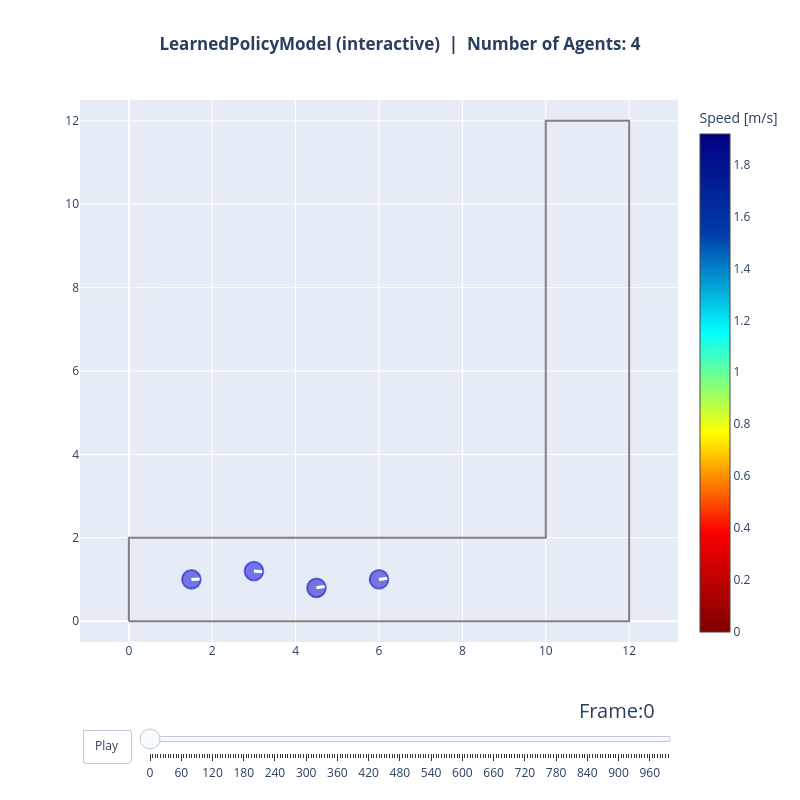

Here is the notebook cell this chart was saved with:
### Code cell
# Replay: the interactive LearnedPolicyModel at trained dynamics. Note the
# diverging agent entering the wall-facing absorbing state in the corridor.
data, area = read_sqlite_file(interactive_file)
animate(data, area, every_nth_frame=5, radius=0.225, title_note="LearnedPolicyModel (interactive)")

### Figure 1 — Plotly figure (JSON) as saved in the notebook; plotly's stock layout.template omitted (floating-point values rounded to 4 significant figures)
{"data": [{"hoverinfo": "name", "line": {"color": "grey"}, "mode": "lines", "name": "Exterior", "showlegend": false, "type": "scatter", "x": [0.0, 0.0, 10.0, 10.0, 12.0, 12.0, 0.0], "y": [0.0, 2.0, 2.0, 12.0, 12.0, 0.0, 0.0]}, {"hoverinfo": "none", "marker": {"cmax": 1.917, "cmin": 0, "color": [1.788, 1.765, 1.817, 1.8], "colorbar": {"title": {"text": "Speed [m/s]"}}, "colorscale": [[0.0, "rgb(128,0,0)"], [0.2, "rgb(250,0,0)"], [0.4, "rgb(255,255,0)"], [0.6, "rgb(5,255,255)"], [0.8, "rgb(0,60,170)"], [1.0, "rgb(0,0,131)"]], "size": [0.45, 0.45, 0.45, 0.45]}, "mode": "markers", "showlegend": false, "text": [1.788, 1.765, 1.817, 1.8], "type": "scatter", "x": [1.5, 3.0, 4.5, 6.0], "y": [1.0, 1.2, 0.8, 1.0]}, {"hoverinfo": "text", "marker": {"opacity": 1, "size": 1}, "mode": "markers", "showlegend": false, "text": ["ID: 17, Pos(1.50,1.00)"], "type": "scatter", "x": [1.5], "y": [1.0]}, {"hoverinfo": "text", "marker": {"opacity": 1, "size": 1}, "mode": "markers", "showlegend": false, "text": ["ID: 18, Pos(3.00,1.20)"], "type": "scatter", "x": [3.0], "y": [1.2]}, {"hoverinfo": "text", "marker": {"opacity": 1, "size": 1}, "mode": "markers", "showlegend": false, "text": ["ID: 19, Pos(4.50,0.80)"], "type": "scatter", "x": [4.5], "y": [0.8]}, {"hoverinfo": "text", "marker": {"opacity": 1, "size": 1}, "mode": "markers", "showlegend": false, "text": ["ID: 20, Pos(6.00,1.00)"], "type": "scatter", "x": [6.0], "y": [1.0]}], "layout": {"autosize": false, "height": 800, "shapes": [{"fillcolor": "rgba(0, 0, 205, 0.5)", "line": {"color": "rgba(0, 0, 205, 0.5)"}, "type": "circle", "x0": 1.275, "x1": 1.725, "xref": "x", "y0": 0.775, "y1": 1.225, "yref": "y"}, {"fillcolor": "rgba(0, 0, 218, 0.5)", "line": {"color": "rgba(0, 0, 218, 0.5)"}, "type": "circle", "x0": 2.775, "x1": 3.225, "xref": "x", "y0": 0.975, "y1": 1.425, "yref": "y"}, {"fillcolor": "rgba(0, 0, 187, 0.5)", "line": {"color": "rgba(0, 0, 187, 0.5)"}, "type": "circle", "x0": 4.275, "x1": 4.725, "xref": "x", "y0": 0.575, "y1": 1.025, "yref": "y"}, {"fillcolor": "rgba(0, 0, 196, 0.5)", "line": {"color": "rgba(0, 0, 196, 0.5)"}, "type": "circle", "x0": 5.775, "x1": 6.225, "xref": "x", "y0": 0.775, "y1": 1.225, "yref": "y"}, {"line": {"color": "white", "width": 3}, "type": "line", "x0": 1.5, "x1": 1.7, "y0": 1.0, "y1": 1.011}, {"line": {"color": "white", "width": 3}, "type": "line", "x0": 3.0, "x1": 3.199, "y0": 1.2, "y1": 1.185}, {"line": {"color": "white", "width": 3}, "type": "line", "x0": 4.5, "x1": 4.697, "y0": 0.8, "y1": 0.832}, {"line": {"color": "white", "width": 3}, "type": "line", "x0": 6.0, "x1": 6.198, "y0": 1.0, "y1": 1.031}], "sliders": [{"active": 0, "currentvalue": {"font": {"size": 20}, "prefix": "Frame:", "visible": true, "xanchor": "right"}, "len": 0.9, "pad": {"b": 10, "t": 50}, "steps": [{"args": [["0"], {"frame": {"duration": 100, "redraw": true}, "mode": "immediate", "transition": {"duration": 500}}], "label": "0", "method": "animate"}, {"args": [["5"], {"frame": {"duration": 100, "redraw": true}, "mode": "immediate", "transition": {"duration": 500}}], "label": "5", "method": "animate"}, {"args": [["10"], {"frame": {"duration": 100, "redraw": true}, "mode": "immediate", "transition": {"duration": 500}}], "label": "10", "method": "animate"}, {"args": [["15"], {"frame": {"duration": 100, "redraw": true}, "mode": "immediate", "transition": {"duration": 500}}], "label": "15", "method": "animate"}, {"args": [["20"], {"frame": {"duration": 100, "redraw": true}, "mode": "immediate", "transition": {"duration": 500}}], "label": "20", "method": "animate"}, {"args": [["25"], {"frame": {"duration": 100, "redraw": true}, "mode": "immediate", "transition": {"duration": 500}}], "label": "25", "method": "animate"}, {"args": [["30"], {"frame": {"duration": 100, "redraw": true}, "mode": "immediate", "transition": {"duration": 500}}], "label": "30", "method": "animate"}, {"args": [["35"], {"frame": {"duration": 100, "redraw": true}, "mode": "immediate", "transition": {"duration": 500}}], "label": "35", "method": "animate"}, {"args": [["40"], {"frame": {"duration": 100, "redraw": true}, "mode": "immediate", "transition": {"duration": 500}}], "label": "40", "method": "animate"}, {"args": [["45"], {"frame": {"duration": 100, "redraw": true}, "mode": "immediate", "transition": {"duration": 500}}], "label": "45", "method": "animate"}, {"args": [["50"], {"frame": {"duration": 100, "redraw": true}, "mode": "immediate", "transition": {"duration": 500}}], "label": "50", "method": "animate"}, {"args": [["55"], {"frame": {"duration": 100, "redraw": true}, "mode": "immediate", "transition": {"duration": 500}}], "label": "55", "method": "animate"}, {"args": [["60"], {"frame": {"duration": 100, "redraw": true}, "mode": "immediate", "transition": {"duration": 500}}], "label": "60", "method": "animate"}, {"args": [["65"], {"frame": {"duration": 100, "redraw": true}, "mode": "immediate", "transition": {"duration": 500}}], "label": "65", "method": "animate"}, {"args": [["70"], {"frame": {"duration": 100, "redraw": true}, "mode": "immediate", "transition": {"duration": 500}}], "label": "70", "method": "animate"}, {"args": [["75"], {"frame": {"duration": 100, "redraw": true}, "mode": "immediate", "transition": {"duration": 500}}], "label": "75", "method": "animate"}, {"args": [["80"], {"frame": {"duration": 100, "redraw": true}, "mode": "immediate", "transition": {"duration": 500}}], "label": "80", "method": "animate"}, {"args": [["85"], {"frame": {"duration": 100, "redraw": true}, "mode": "immediate", "transition": {"duration": 500}}], "label": "85", "method": "animate"}, {"args": [["90"], {"frame": {"duration": 100, "redraw": true}, "mode": "immediate", "transition": {"duration": 500}}], "label": "90", "method": "animate"}, {"args": [["95"], {"frame": {"duration": 100, "redraw": true}, "mode": "immediate", "transition": {"duration": 500}}], "label": "95", "method": "animate"}, {"args": [["100"], {"frame": {"duration": 100, "redraw": true}, "mode": "immediate", "transition": {"duration": 500}}], "label": "100", "method": "animate"}, {"args": [["105"], {"frame": {"duration": 100, "redraw": true}, "mode": "immediate", "transition": {"duration": 500}}], "label": "105", "method": "animate"}, {"args": [["110"], {"frame": {"duration": 100, "redraw": true}, "mode": "immediate", "transition": {"duration": 500}}], "label": "110", "method": "animate"}, {"args": [["115"], {"frame": {"duration": 100, "redraw": true}, "mode": "immediate", "transition": {"duration": 500}}], "label": "115", "method": "animate"}, {"args": [["120"], {"frame": {"duration": 100, "redraw": true}, "mode": "immediate", "transition": {"duration": 500}}], "label": "120", "method": "animate"}, {"args": [["125"], {"frame": {"duration": 100, "redraw": true}, "mode": "immediate", "transition": {"duration": 500}}], "label": "125", "method": "animate"}, {"args": [["130"], {"frame": {"duration": 100, "redraw": true}, "mode": "immediate", "transition": {"duration": 500}}], "label": "130", "method": "animate"}, {"args": [["135"], {"frame": {"duration": 100, "redraw": true}, "mode": "immediate", "transition": {"duration": 500}}], "label": "135", "method": "animate"}, {"args": [["140"], {"frame": {"duration": 100, "redraw": true}, "mode": "immediate", "transition": {"duration": 500}}], "label": "140", "method": "animate"}, {"args": [["145"], {"frame": {"duration": 100, "redraw": true}, "mode": "immediate", "transition": {"duration": 500}}], "label": "145", "method": "animate"}, {"args": [["150"], {"frame": {"duration": 100, "redraw": true}, "mode": "immediate", "transition": {"duration": 500}}], "label": "150", "method": "animate"}, {"args": [["155"], {"frame": {"duration": 100, "redraw": true}, "mode": "immediate", "transition": {"duration": 500}}], "label": "155", "method": "animate"}, {"args": [["160"], {"frame": {"duration": 100, "redraw": true}, "mode": "immediate", "transition": {"duration": 500}}], "label": "160", "method": "animate"}, {"args": [["165"], {"frame": {"duration": 100, "redraw": true}, "mode": "immediate", "transition": {"duration": 500}}], "label": "165", "method": "animate"}, {"args": [["170"], {"frame": {"duration": 100, "redraw": true}, "mode": "immediate", "transition": {"duration": 500}}], "label": "170", "method": "animate"}, {"args": [["175"], {"frame": {"duration": 100, "redraw": true}, "mode": "immediate", "transition": {"duration": 500}}], "label": "175", "method": "animate"}, {"args": [["180"], {"frame": {"duration": 100, "redraw": true}, "mode": "immediate", "transition": {"duration": 500}}], "label": "180", "method": "animate"}, {"args": [["185"], {"frame": {"duration": 100, "redraw": true}, "mode": "immediate", "transition": {"duration": 500}}], "label": "185", "method": "animate"}, {"args": [["190"], {"frame": {"duration": 100, "redraw": true}, "mode": "immediate", "transition": {"duration": 500}}], "label": "190", "method": "animate"}, {"args": [["195"], {"frame": {"duration": 100, "redraw": true}, "mode": "immediate", "transition": {"duration": 500}}], "label": "195", "method": "animate"}, {"args": [["200"], {"frame": {"duration": 100, "redraw": true}, "mode": "immediate", "transition": {"duration": 500}}], "label": "200", "method": "animate"}, {"args": [["205"], {"frame": {"duration": 100, "redraw": true}, "mode": "immediate", "transition": {"duration": 500}}], "label": "205", "method": "animate"}, {"args": [["210"], {"frame": {"duration": 100, "redraw": true}, "mode": "immediate", "transition": {"duration": 500}}], "label": "210", "method": "animate"}, {"args": [["215"], {"frame": {"duration": 100, "redraw": true}, "mode": "immediate", "transition": {"duration": 500}}], "label": "215", "method": "animate"}, {"args": [["220"], {"frame": {"duration": 100, "redraw": true}, "mode": "immediate", "transition": {"duration": 500}}], "label": "220", "method": "animate"}, {"args": [["225"], {"frame": {"duration": 100, "redraw": true}, "mode": "immediate", "transition": {"duration": 500}}], "label": "225", "method": "animate"}, {"args": [["230"], {"frame": {"duration": 100, "redraw": true}, "mode": "immediate", "transition": {"duration": 500}}], "label": "230", "method": "animate"}, {"args": [["235"], {"frame": {"duration": 100, "redraw": true}, "mode": "immediate", "transition": {"duration": 500}}], "label": "235", "method": "animate"}, {"args": [["240"], {"frame": {"duration": 100, "redraw": true}, "mode": "immediate", "transition": {"duration": 500}}], "label": "240", "method": "animate"}, {"args": [["245"], {"frame": {"duration": 100, "redraw": true}, "mode": "immediate", "transition": {"duration": 500}}], "label": "245", "method": "animate"}, {"args": [["250"], {"frame": {"duration": 100, "redraw": true}, "mode": "immediate", "transition": {"duration": 500}}], "label": "250", "method": "animate"}, {"args": [["255"], {"frame": {"duration": 100, "redraw": true}, "mode": "immediate", "transition": {"duration": 500}}], "label": "255", "method": "animate"}, {"args": [["260"], {"frame": {"duration": 100, "redraw": true}, "mode": "immediate", "transition": {"duration": 500}}], "label": "260", "method": "animate"}, {"args": [["265"], {"frame": {"duration": 100, "redraw": true}, "mode": "immediate", "transition": {"duration": 500}}], "label": "265", "method": "animate"}, {"args": [["270"], {"frame": {"duration": 100, "redraw": true}, "mode": "immediate", "transition": {"duration": 500}}], "label": "270", "method": "animate"}, {"args": [["275"], {"frame": {"duration": 100, "redraw": true}, "mode": "immediate", "transition": {"duration": 500}}], "label": "275", "method": "animate"}, {"args": [["280"], {"frame": {"duration": 100, "redraw": true}, "mode": "immediate", "transition": {"duration": 500}}], "label": "280", "method": "animate"}, {"args": [["285"], {"frame": {"duration": 100, "redraw": true}, "mode": "immediate", "transition": {"duration": 500}}], "label": "285", "method": "animate"}, {"args": [["290"], {"frame": {"duration": 100, "redraw": true}, "mode": "immediate", "transition": {"duration": 500}}], "label": "290", "method": "animate"}, {"args": [["295"], {"frame": {"duration": 100, "redraw": true}, "mode": "immediate", "transition": {"duration": 500}}], "label": "295", "method": "animate"}, {"args": [["300"], {"frame": {"duration": 100, "redraw": true}, "mode": "immediate", "transition": {"duration": 500}}], "label": "300", "method": "animate"}, {"args": [["305"], {"frame": {"duration": 100, "redraw": true}, "mode": "immediate", "transition": {"duration": 500}}], "label": "305", "method": "animate"}, {"args": [["310"], {"frame": {"duration": 100, "redraw": true}, "mode": "immediate", "transition": {"duration": 500}}], "label": "310", "method": "animate"}, {"args": [["315"], {"frame": {"duration": 100, "redraw": true}, "mode": "immediate", "transition": {"duration": 500}}], "label": "315", "method": "animate"}, {"args": [["320"], {"frame": {"duration": 100, "redraw": true}, "mode": "immediate", "transition": {"duration": 500}}], "label": "320", "method": "animate"}, {"args": [["325"], {"frame": {"duration": 100, "redraw": true}, "mode": "immediate", "transition": {"duration": 500}}], "label": "325", "method": "animate"}, {"args": [["330"], {"frame": {"duration": 100, "redraw": true}, "mode": "immediate", "transition": {"duration": 500}}], "label": "330", "method": "animate"}, {"args": [["335"], {"frame": {"duration": 100, "redraw": true}, "mode": "immediate", "transition": {"duration": 500}}], "label": "335", "method": "animate"}, {"args": [["340"], {"frame": {"duration": 100, "redraw": true}, "mode": "immediate", "transition": {"duration": 500}}], "label": "340", "method": "animate"}, {"args": [["345"], {"frame": {"duration": 100, "redraw": true}, "mode": "immediate", "transition": {"duration": 500}}], "label": "345", "method": "animate"}, {"args": [["350"], {"frame": {"duration": 100, "redraw": true}, "mode": "immediate", "transition": {"duration": 500}}], "label": "350", "method": "animate"}, {"args": [["355"], {"frame": {"duration": 100, "redraw": true}, "mode": "immediate", "transition": {"duration": 500}}], "label": "355", "method": "animate"}, {"args": [["360"], {"frame": {"duration": 100, "redraw": true}, "mode": "immediate", "transition": {"duration": 500}}], "label": "360", "method": "animate"}, {"args": [["365"], {"frame": {"duration": 100, "redraw": true}, "mode": "immediate", "transition": {"duration": 500}}], "label": "365", "method": "animate"}, {"args": [["370"], {"frame": {"duration": 100, "redraw": true}, "mode": "immediate", "transition": {"duration": 500}}], "label": "370", "method": "animate"}, {"args": [["375"], {"frame": {"duration": 100, "redraw": true}, "mode": "immediate", "transition": {"duration": 500}}], "label": "375", "method": "animate"}, {"args": [["380"], {"frame": {"duration": 100, "redraw": true}, "mode": "immediate", "transition": {"duration": 500}}], "label": "380", "method": "animate"}, {"args": [["385"], {"frame": {"duration": 100, "redraw": true}, "mode": "immediate", "transition": {"duration": 500}}], "label": "385", "method": "animate"}, {"args": [["390"], {"frame": {"duration": 100, "redraw": true}, "mode": "immediate", "transition": {"duration": 500}}], "label": "390", "method": "animate"}, {"args": [["395"], {"frame": {"duration": 100, "redraw": true}, "mode": "immediate", "transition": {"duration": 500}}], "label": "395", "method": "animate"}, {"args": [["400"], {"frame": {"duration": 100, "redraw": true}, "mode": "immediate", "transition": {"duration": 500}}], "label": "400", "method": "animate"}, {"args": [["405"], {"frame": {"duration": 100, "redraw": true}, "mode": "immediate", "transition": {"duration": 500}}], "label": "405", "method": "animate"}, {"args": [["410"], {"frame": {"duration": 100, "redraw": true}, "mode": "immediate", "transition": {"duration": 500}}], "label": "410", "method": "animate"}, {"args": [["415"], {"frame": {"duration": 100, "redraw": true}, "mode": "immediate", "transition": {"duration": 500}}], "label": "415", "method": "animate"}, {"args": [["420"], {"frame": {"duration": 100, "redraw": true}, "mode": "immediate", "transition": {"duration": 500}}], "label": "420", "method": "animate"}, {"args": [["425"], {"frame": {"duration": 100, "redraw": true}, "mode": "immediate", "transition": {"duration": 500}}], "label": "425", "method": "animate"}, {"args": [["430"], {"frame": {"duration": 100, "redraw": true}, "mode": "immediate", "transition": {"duration": 500}}], "label": "430", "method": "animate"}, {"args": [["435"], {"frame": {"duration": 100, "redraw": true}, "mode": "immediate", "transition": {"duration": 500}}], "label": "435", "method": "animate"}, {"args": [["440"], {"frame": {"duration": 100, "redraw": true}, "mode": "immediate", "transition": {"duration": 500}}], "label": "440", "method": "animate"}, {"args": [["445"], {"frame": {"duration": 100, "redraw": true}, "mode": "immediate", "transition": {"duration": 500}}], "label": "445", "method": "animate"}, {"args": [["450"], {"frame": {"duration": 100, "redraw": true}, "mode": "immediate", "transition": {"duration": 500}}], "label": "450", "method": "animate"}, {"args": [["455"], {"frame": {"duration": 100, "redraw": true}, "mode": "immediate", "transition": {"duration": 500}}], "label": "455", "method": "animate"}, {"args": [["460"], {"frame": {"duration": 100, "redraw": true}, "mode": "immediate", "transition": {"duration": 500}}], "label": "460", "method": "animate"}, {"args": [["465"], {"frame": {"duration": 100, "redraw": true}, "mode": "immediate", "transition": {"duration": 500}}], "label": "465", "method": "animate"}, {"args": [["470"], {"frame": {"duration": 100, "redraw": true}, "mode": "immediate", "transition": {"duration": 500}}], "label": "470", "method": "animate"}, {"args": [["475"], {"frame": {"duration": 100, "redraw": true}, "mode": "immediate", "transition": {"duration": 500}}], "label": "475", "method": "animate"}, {"args": [["480"], {"frame": {"duration": 100, "redraw": true}, "mode": "immediate", "transition": {"duration": 500}}], "label": "480", "method": "animate"}, {"args": [["485"], {"frame": {"duration": 100, "redraw": true}, "mode": "immediate", "transition": {"duration": 500}}], "label": "485", "method": "animate"}, {"args": [["490"], {"frame": {"duration": 100, "redraw": true}, "mode": "immediate", "transition": {"duration": 500}}], "label": "490", "method": "animate"}, {"args": [["495"], {"frame": {"duration": 100, "redraw": true}, "mode": "immediate", "transition": {"duration": 500}}], "label": "495", "method": "animate"}, {"args": [["500"], {"frame": {"duration": 100, "redraw": true}, "mode": "immediate", "transition": {"duration": 500}}], "label": "500", "method": "animate"}, {"args": [["505"], {"frame": {"duration": 100, "redraw": true}, "mode": "immediate", "transition": {"duration": 500}}], "label": "505", "method": "animate"}, {"args": [["510"], {"frame": {"duration": 100, "redraw": true}, "mode": "immediate", "transition": {"duration": 500}}], "label": "510", "method": "animate"}, {"args": [["515"], {"frame": {"duration": 100, "redraw": true}, "mode": "immediate", "transition": {"duration": 500}}], "label": "515", "method": "animate"}, {"args": [["520"], {"frame": {"duration": 100, "redraw": true}, "mode": "immediate", "transition": {"duration": 500}}], "label": "520", "method": "animate"}, {"args": [["525"], {"frame": {"duration": 100, "redraw": true}, "mode": "immediate", "transition": {"duration": 500}}], "label": "525", "method": "animate"}, {"args": [["530"], {"frame": {"duration": 100, "redraw": true}, "mode": "immediate", "transition": {"duration": 500}}], "label": "530", "method": "animate"}, {"args": [["535"], {"frame": {"duration": 100, "redraw": true}, "mode": "immediate", "transition": {"duration": 500}}], "label": "535", "method": "animate"}, {"args": [["540"], {"frame": {"duration": 100, "redraw": true}, "mode": "immediate", "transition": {"duration": 500}}], "label": "540", "method": "animate"}, {"args": [["545"], {"frame": {"duration": 100, "redraw": true}, "mode": "immediate", "transition": {"duration": 500}}], "label": "545", "method": "animate"}, {"args": [["550"], {"frame": {"duration": 100, "redraw": true}, "mode": "immediate", "transition": {"duration": 500}}], "label": "550", "method": "animate"}, {"args": [["555"], {"frame": {"duration": 100, "redraw": true}, "mode": "immediate", "transition": {"duration": 500}}], "label": "555", "method": "animate"}, {"args": [["560"], {"frame": {"duration": 100, "redraw": true}, "mode": "immediate", "transition": {"duration": 500}}], "label": "560", "method": "animate"}, {"args": [["565"], {"frame": {"duration": 100, "redraw": true}, "mode": "immediate", "transition": {"duration": 500}}], "label": "565", "method": "animate"}, {"args": [["570"], {"frame": {"duration": 100, "redraw": true}, "mode": "immediate", "transition": {"duration": 500}}], "label": "570", "method": "animate"}, {"args": [["575"], {"frame": {"duration": 100, "redraw": true}, "mode": "immediate", "transition": {"duration": 500}}], "label": "575", "method": "animate"}, {"args": [["580"], {"frame": {"duration": 100, "redraw": true}, "mode": "immediate", "transition": {"duration": 500}}], "label": "580", "method": "animate"}, {"args": [["585"], {"frame": {"duration": 100, "redraw": true}, "mode": "immediate", "transition": {"duration": 500}}], "label": "585", "method": "animate"}, {"args": [["590"], {"frame": {"duration": 100, "redraw": true}, "mode": "immediate", "transition": {"duration": 500}}], "label": "590", "method": "animate"}, {"args": [["595"], {"frame": {"duration": 100, "redraw": true}, "mode": "immediate", "transition": {"duration": 500}}], "label": "595", "method": "animate"}, {"args": [["600"], {"frame": {"duration": 100, "redraw": true}, "mode": "immediate", "transition": {"duration": 500}}], "label": "600", "method": "animate"}, {"args": [["605"], {"frame": {"duration": 100, "redraw": true}, "mode": "immediate", "transition": {"duration": 500}}], "label": "605", "method": "animate"}, {"args": [["610"], {"frame": {"duration": 100, "redraw": true}, "mode": "immediate", "transition": {"duration": 500}}], "label": "610", "method": "animate"}, {"args": [["615"], {"frame": {"duration": 100, "redraw": true}, "mode": "immediate", "transition": {"duration": 500}}], "label": "615", "method": "animate"}, {"args": [["620"], {"frame": {"duration": 100, "redraw": true}, "mode": "immediate", "transition": {"duration": 500}}], "label": "620", "method": "animate"}, {"args": [["625"], {"frame": {"duration": 100, "redraw": true}, "mode": "immediate", "transition": {"duration": 500}}], "label": "625", "method": "animate"}, {"args": [["630"], {"frame": {"duration": 100, "redraw": true}, "mode": "immediate", "transition": {"duration": 500}}], "label": "630", "method": "animate"}, {"args": [["635"], {"frame": {"duration": 100, "redraw": true}, "mode": "immediate", "transition": {"duration": 500}}], "label": "635", "method": "animate"}, {"args": [["640"], {"frame": {"duration": 100, "redraw": true}, "mode": "immediate", "transition": {"duration": 500}}], "label": "640", "method": "animate"}, {"args": [["645"], {"frame": {"duration": 100, "redraw": true}, "mode": "immediate", "transition": {"duration": 500}}], "label": "645", "method": "animate"}, {"args": [["650"], {"frame": {"duration": 100, "redraw": true}, "mode": "immediate", "transition": {"duration": 500}}], "label": "650", "method": "animate"}, {"args": [["655"], {"frame": {"duration": 100, "redraw": true}, "mode": "immediate", "transition": {"duration": 500}}], "label": "655", "method": "animate"}, {"args": [["660"], {"frame": {"duration": 100, "redraw": true}, "mode": "immediate", "transition": {"duration": 500}}], "label": "660", "method": "animate"}, {"args": [["665"], {"frame": {"duration": 100, "redraw": true}, "mode": "immediate", "transition": {"duration": 500}}], "label": "665", "method": "animate"}, {"args": [["670"], {"frame": {"duration": 100, "redraw": true}, "mode": "immediate", "transition": {"duration": 500}}], "label": "670", "method": "animate"}, {"args": [["675"], {"frame": {"duration": 100, "redraw": true}, "mode": "immediate", "transition": {"duration": 500}}], "label": "675", "method": "animate"}, {"args": [["680"], {"frame": {"duration": 100, "redraw": true}, "mode": "immediate", "transition": {"duration": 500}}], "label": "680", "method": "animate"}, {"args": [["685"], {"frame": {"duration": 100, "redraw": true}, "mode": "immediate", "transition": {"duration": 500}}], "label": "685", "method": "animate"}, {"args": [["690"], {"frame": {"duration": 100, "redraw": true}, "mode": "immediate", "transition": {"duration": 500}}], "label": "690", "method": "animate"}, {"args": [["695"], {"frame": {"duration": 100, "redraw": true}, "mode": "immediate", "transition": {"duration": 500}}], "label": "695", "method": "animate"}, {"args": [["700"], {"frame": {"duration": 100, "redraw": true}, "mode": "immediate", "transition": {"duration": 500}}], "label": "700", "method": "animate"}, {"args": [["705"], {"frame": {"duration": 100, "redraw": true}, "mode": "immediate", "transition": {"duration": 500}}], "label": "705", "method": "animate"}, {"args": [["710"], {"frame": {"duration": 100, "redraw": true}, "mode": "immediate", "transition": {"duration": 500}}], "label": "710", "method": "animate"}, {"args": [["715"], {"frame": {"duration": 100, "redraw": true}, "mode": "immediate", "transition": {"duration": 500}}], "label": "715", "method": "animate"}, {"args": [["720"], {"frame": {"duration": 100, "redraw": true}, "mode": "immediate", "transition": {"duration": 500}}], "label": "720", "method": "animate"}, {"args": [["725"], {"frame": {"duration": 100, "redraw": true}, "mode": "immediate", "transition": {"duration": 500}}], "label": "725", "method": "animate"}, {"args": [["730"], {"frame": {"duration": 100, "redraw": true}, "mode": "immediate", "transition": {"duration": 500}}], "label": "730", "method": "animate"}, {"args": [["735"], {"frame": {"duration": 100, "redraw": true}, "mode": "immediate", "transition": {"duration": 500}}], "label": "735", "method": "animate"}, {"args": [["740"], {"frame": {"duration": 100, "redraw": true}, "mode": "immediate", "transition": {"duration": 500}}], "label": "740", "method": "animate"}, {"args": [["745"], {"frame": {"duration": 100, "redraw": true}, "mode": "immediate", "transition": {"duration": 500}}], "label": "745", "method": "animate"}, {"args": [["750"], {"frame": {"duration": 100, "redraw": true}, "mode": "immediate", "transition": {"duration": 500}}], "label": "750", "method": "animate"}, {"args": [["755"], {"frame": {"duration": 100, "redraw": true}, "mode": "immediate", "transition": {"duration": 500}}], "label": "755", "method": "animate"}, {"args": [["760"], {"frame": {"duration": 100, "redraw": true}, "mode": "immediate", "transition": {"duration": 500}}], "label": "760", "method": "animate"}, {"args": [["765"], {"frame": {"duration": 100, "redraw": true}, "mode": "immediate", "transition": {"duration": 500}}], "label": "765", "method": "animate"}, {"args": [["770"], {"frame": {"duration": 100, "redraw": true}, "mode": "immediate", "transition": {"duration": 500}}], "label": "770", "method": "animate"}, {"args": [["775"], {"frame": {"duration": 100, "redraw": true}, "mode": "immediate", "transition": {"duration": 500}}], "label": "775", "method": "animate"}, {"args": [["780"], {"frame": {"duration": 100, "redraw": true}, "mode": "immediate", "transition": {"duration": 500}}], "label": "780", "method": "animate"}, {"args": [["785"], {"frame": {"duration": 100, "redraw": true}, "mode": "immediate", "transition": {"duration": 500}}], "label": "785", "method": "animate"}, {"args": [["790"], {"frame": {"duration": 100, "redraw": true}, "mode": "immediate", "transition": {"duration": 500}}], "label": "790", "method": "animate"}, {"args": [["795"], {"frame": {"duration": 100, "redraw": true}, "mode": "immediate", "transition": {"duration": 500}}], "label": "795", "method": "animate"}, {"args": [["800"], {"frame": {"duration": 100, "redraw": true}, "mode": "immediate", "transition": {"duration": 500}}], "label": "800", "method": "animate"}, {"args": [["805"], {"frame": {"duration": 100, "redraw": true}, "mode": "immediate", "transition": {"duration": 500}}], "label": "805", "method": "animate"}, {"args": [["810"], {"frame": {"duration": 100, "redraw": true}, "mode": "immediate", "transition": {"duration": 500}}], "label": "810", "method": "animate"}, {"args": [["815"], {"frame": {"duration": 100, "redraw": true}, "mode": "immediate", "transition": {"duration": 500}}], "label": "815", "method": "animate"}, {"args": [["820"], {"frame": {"duration": 100, "redraw": true}, "mode": "immediate", "transition": {"duration": 500}}], "label": "820", "method": "animate"}, {"args": [["825"], {"frame": {"duration": 100, "redraw": true}, "mode": "immediate", "transition": {"duration": 500}}], "label": "825", "method": "animate"}, {"args": [["830"], {"frame": {"duration": 100, "redraw": true}, "mode": "immediate", "transition": {"duration": 500}}], "label": "830", "method": "animate"}, {"args": [["835"], {"frame": {"duration": 100, "redraw": true}, "mode": "immediate", "transition": {"duration": 500}}], "label": "835", "method": "animate"}, {"args": [["840"], {"frame": {"duration": 100, "redraw": true}, "mode": "immediate", "transition": {"duration": 500}}], "label": "840", "method": "animate"}, {"args": [["845"], {"frame": {"duration": 100, "redraw": true}, "mode": "immediate", "transition": {"duration": 500}}], "label": "845", "method": "animate"}, {"args": [["850"], {"frame": {"duration": 100, "redraw": true}, "mode": "immediate", "transition": {"duration": 500}}], "label": "850", "method": "animate"}, {"args": [["855"], {"frame": {"duration": 100, "redraw": true}, "mode": "immediate", "transition": {"duration": 500}}], "label": "855", "method": "animate"}, {"args": [["860"], {"frame": {"duration": 100, "redraw": true}, "mode": "immediate", "transition": {"duration": 500}}], "label": "860", "method": "animate"}, {"args": [["865"], {"frame": {"duration": 100, "redraw": true}, "mode": "immediate", "transition": {"duration": 500}}], "label": "865", "method": "animate"}, {"args": [["870"], {"frame": {"duration": 100, "redraw": true}, "mode": "immediate", "transition": {"duration": 500}}], "label": "870", "method": "animate"}, {"args": [["875"], {"frame": {"duration": 100, "redraw": true}, "mode": "immediate", "transition": {"duration": 500}}], "label": "875", "method": "animate"}, {"args": [["880"], {"frame": {"duration": 100, "redraw": true}, "mode": "immediate", "transition": {"duration": 500}}], "label": "880", "method": "animate"}, {"args": [["885"], {"frame": {"duration": 100, "redraw": true}, "mode": "immediate", "transition": {"duration": 500}}], "label": "885", "method": "animate"}, {"args": [["890"], {"frame": {"duration": 100, "redraw": true}, "mode": "immediate", "transition": {"duration": 500}}], "label": "890", "method": "animate"}, {"args": [["895"], {"frame": {"duration": 100, "redraw": true}, "mode": "immediate", "transition": {"duration": 500}}], "label": "895", "method": "animate"}, {"args": [["900"], {"frame": {"duration": 100, "redraw": true}, "mode": "immediate", "transition": {"duration": 500}}], "label": "900", "method": "animate"}, {"args": [["905"], {"frame": {"duration": 100, "redraw": true}, "mode": "immediate", "transition": {"duration": 500}}], "label": "905", "method": "animate"}, {"args": [["910"], {"frame": {"duration": 100, "redraw": true}, "mode": "immediate", "transition": {"duration": 500}}], "label": "910", "method": "animate"}, {"args": [["915"], {"frame": {"duration": 100, "redraw": true}, "mode": "immediate", "transition": {"duration": 500}}], "label": "915", "method": "animate"}, {"args": [["920"], {"frame": {"duration": 100, "redraw": true}, "mode": "immediate", "transition": {"duration": 500}}], "label": "920", "method": "animate"}, {"args": [["925"], {"frame": {"duration": 100, "redraw": true}, "mode": "immediate", "transition": {"duration": 500}}], "label": "925", "method": "animate"}, {"args": [["930"], {"frame": {"duration": 100, "redraw": true}, "mode": "immediate", "transition": {"duration": 500}}], "label": "930", "method": "animate"}, {"args": [["935"], {"frame": {"duration": 100, "redraw": true}, "mode": "immediate", "transition": {"duration": 500}}], "label": "935", "method": "animate"}, {"args": [["940"], {"frame": {"duration": 100, "redraw": true}, "mode": "immediate", "transition": {"duration": 500}}], "label": "940", "method": "animate"}, {"args": [["945"], {"frame": {"duration": 100, "redraw": true}, "mode": "immediate", "transition": {"duration": 500}}], "label": "945", "method": "animate"}, {"args": [["950"], {"frame": {"duration": 100, "redraw": true}, "mode": "immediate", "transition": {"duration": 500}}], "label": "950", "method": "animate"}, {"args": [["955"], {"frame": {"duration": 100, "redraw": true}, "mode": "immediate", "transition": {"duration": 500}}], "label": "955", "method": "animate"}, {"args": [["960"], {"frame": {"duration": 100, "redraw": true}, "mode": "immediate", "transition": {"duration": 500}}], "label": "960", "method": "animate"}, {"args": [["965"], {"frame": {"duration": 100, "redraw": true}, "mode": "immediate", "transition": {"duration": 500}}], "label": "965", "method": "animate"}, {"args": [["970"], {"frame": {"duration": 100, "redraw": true}, "mode": "immediate", "transition": {"duration": 500}}], "label": "970", "method": "animate"}, {"args": [["975"], {"frame": {"duration": 100, "redraw": true}, "mode": "immediate", "transition": {"duration": 500}}], "label": "975", "method": "animate"}, {"args": [["980"], {"frame": {"duration": 100, "redraw": true}, "mode": "immediate", "transition": {"duration": 500}}], "label": "980", "method": "animate"}, {"args": [["985"], {"frame": {"duration": 100, "redraw": true}, "mode": "immediate", "transition": {"duration": 500}}], "label": "985", "method": "animate"}, {"args": [["990"], {"frame": {"duration": 100, "redraw": true}, "mode": "immediate", "transition": {"duration": 500}}], "label": "990", "method": "animate"}, {"args": [["995"], {"frame": {"duration": 100, "redraw": true}, "mode": "immediate", "transition": {"duration": 500}}], "label": "995", "method": "animate"}], "transition": {"duration": 100, "easing": "cubic-in-out"}, "x": 0.1, "xanchor": "left", "y": 0, "yanchor": "top"}], "title": {"text": "<b>LearnedPolicyModel (interactive)  |  Number of Agents: 4</b>", "x": 0.5}, "updatemenus": [{"buttons": [{"args": [null, {"frame": {"duration": 100, "redraw": true}, "fromcurrent": true}], "label": "Play", "method": "animate"}], "direction": "left", "pad": {"r": 10, "t": 87}, "showactive": false, "type": "buttons", "x": 0.1, "xanchor": "right", "y": 0, "yanchor": "top"}], "width": 800, "xaxis": {"range": [-0.5, 12.5]}, "yaxis": {"range": [-0.5, 12.5], "scaleanchor": "x", "scaleratio": 1}}}
